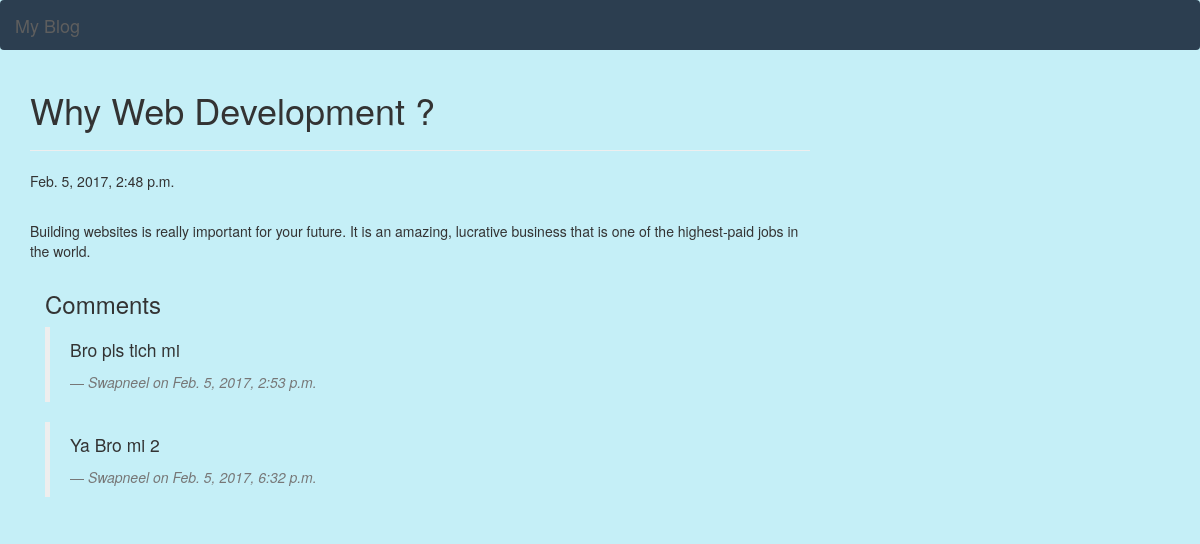
The app's page /post_detail/4 with its own data.
### blog/models.py (models this page shows, shortened)
class Post(models.Model):
    author = models.ForeignKey(User)
    title = models.CharField(max_length=80)
    text = models.TextField()
    created_date = models.DateTimeField(auto_now_add=True)

class Comment(models.Model):
    author = models.ForeignKey(User)
    post = models.ForeignKey(Post)
    text = models.TextField()
    post_date = models.DateTimeField(auto_now_add=True)

### blog/views.py (the view)
# urls.py: url(r'^post_detail/(\d+)$', views.post_detail),
def post_detail(request, postid):
    post = Post.objects.get(id=postid)
    comments = Comment.objects.filter(post=post)
    return render(request, 'post_detail.html', {'post': post,'comments':comments,'user':request.user})

### blog/templates/post_detail.html (shortened to what this page needs)
{% extends "base.html" %}
{% block content %}
    <div class="post row">
        <div class="col-2 date">
            <h1>{{ post.title }}</h1><hr>
        </div>
        {% if post.created_date %}
            <div class="col-2 date">
                {{ post.created_date }}
            </div>
        {% endif %}
    </div><br />
    <div class="post row">
        <p>{{ post.text|linebreaks }}</p>
    </div>
    <h3>Comments</h3>
    {% for comment in comments %}
        <div class="post">
            <blockquote class="blockquote">
                <p class="mb-0">{{ comment.text }}</p>
                <footer class="blockquote-footer"><cite title="Source Title">{{comment.author.first_name}} on {{ comment.post_date }}</cite></footer>
            </blockquote>
        </div>
    {% endfor %}
{% endblock %}

### blog/static/css/blog.css (style rules this page uses)
.baseclass { background-color: #C5EFF7; }

### records on screen
Post: title "Why Web Development ?", created_date "Feb. 5, 2017, 2:48 p.m.", text "Building websites is really important for your future. It is an amazing, lucrative business that is one of the highest-paid jobs in the world."
Comment: text "Bro pls tich mi", author.first_name "Swapneel", post_date "Feb. 5, 2017, 2:53 p.m."
Comment: text "Ya Bro mi 2", author.first_name "Swapneel", post_date "Feb. 5, 2017, 6:32 p.m."
